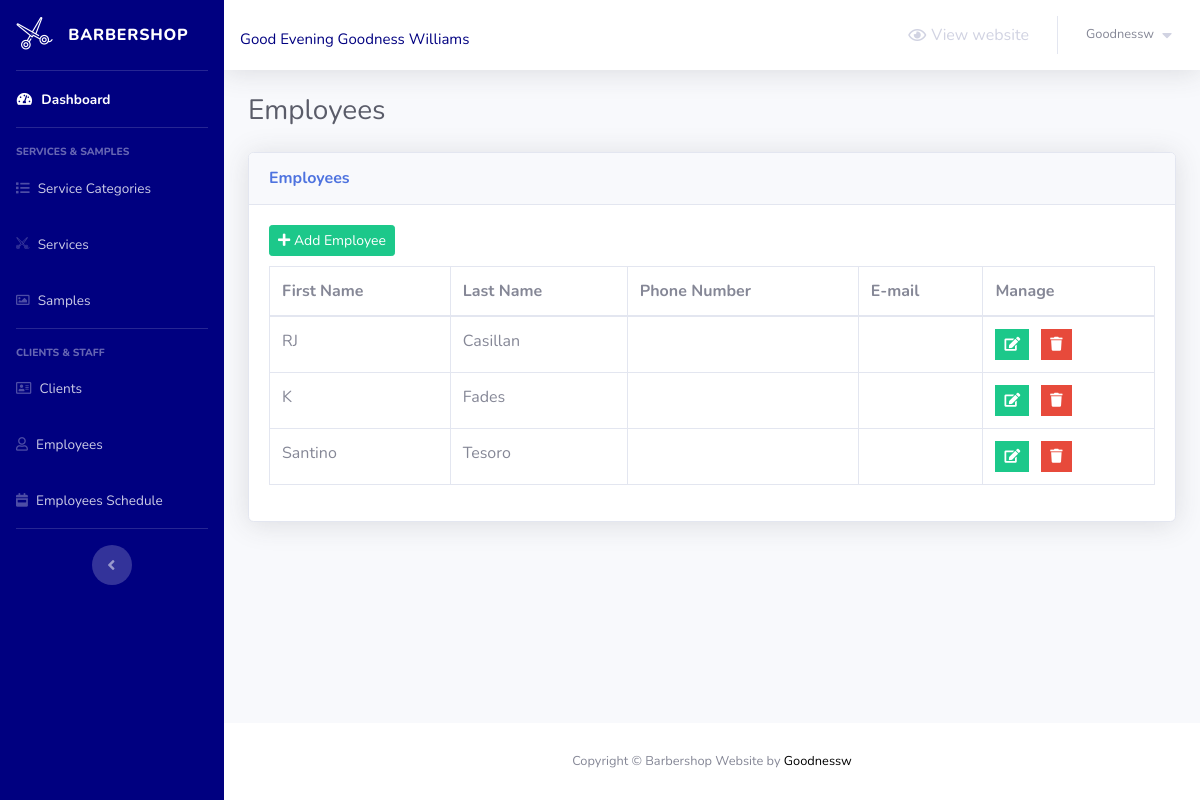
Screenshot of /barber-admin/employees.php (signed in) with the database file from the repository.
### tables this page shows
CREATE TABLE `barber_admin` (
  `admin_id` int(5) NOT NULL,
  `username` varchar(50) NOT NULL,
  `email` varchar(50) NOT NULL,
  `full_name` varchar(50) NOT NULL,
  `password` varchar(255) NOT NULL
);

CREATE TABLE `employees` (
  `employee_id` int(2) NOT NULL,
  `first_name` varchar(20) NOT NULL,
  `last_name` varchar(20) NOT NULL,
  `phone_number` varchar(30) NOT NULL,
  `email` varchar(50) NOT NULL
);

### barber-admin/employees.php (the view, shortened to what this page needs)
<?php
    include 'connect.php';
    include 'Includes/templates/header.php';
    if(isset($_SESSION['username_barbershop_Xw211qAAsq4']) && isset($_SESSION['password_barbershop_Xw211qAAsq4']))
    {
?>
        <div class="container-fluid">
            <div class="d-sm-flex align-items-center justify-content-between mb-4">
                <h1 class="h3 mb-0 text-gray-800">Employees</h1>
            </div>
            <?php
                $do = '';
                if(isset($_GET['do']) && in_array($_GET['do'], array('Add','Edit')))
                {
                    $do = htmlspecialchars($_GET['do']);
                }
                else
                {
                    $do = 'Manage';
                }
                if($do == 'Manage')
                {
                    $stmt = $con->prepare("SELECT * FROM employees");
                    $stmt->execute();
                    $rows_employees = $stmt->fetchAll();
                    ?>
                        <div class="card shadow mb-4">
                            <div class="card-header py-3">
                                <h6 class="m-0 font-weight-bold text-primary">Employees</h6>
                            </div>
                            <div class="card-body">
                                <a href="employees.php?do=Add" class="btn btn-success btn-sm" style="margin-bottom: 10px;">
                                    <i class="fa fa-plus"></i>
                                    Add Employee
                                </a>
                                <div class="table-responsive">
                                    <table class="table table-bordered">
                                        <thead>
                                            <tr>
                                                <th scope="col">First Name</th>
                                                <th scope="col">Last Name</th>
                                                <th scope="col">Phone Number</th>
                                                <th scope="col">E-mail</th>
                                                <th scope="col">Manage</th>
                                            </tr>
                                        </thead>
                                        <tbody>
                                            <?php
                                                foreach($rows_employees as $employee)
                                                {
                                                    echo "<tr>";
                                                        echo "<td>";
                                                            echo $employee['first_name'];
                                                        echo "</td>";
                                                        echo "<td>";
                                                            echo $employee['last_name'];
                                                        echo "</td>";
                                                        echo "<td>";
                                                        echo "</td>";
                                                        echo "<td>";
                                                        echo "</td>";
                                                        echo "<td>";
                                                            $delete_data = "delete_employee_".$employee["employee_id"];
                                                    ?>
                                                        <ul class="list-inline m-0">
                                                            <li class="list-inline-item" data-toggle="tooltip" title="Edit">
                                                                <button class="btn btn-success btn-sm rounded-0">
                                                                    <a href="employees.php?do=Edit&employee_id=<?php echo $employee['employee_id']; ?>" style="color: white;">
                                                                        <i class="fa fa-edit"></i>
                                                                    </a>
                                                                </button>
                                                            </li>
                                                            <li class="list-inline-item" data-toggle="tooltip" title="Delete">
                                                                <button class="btn btn-danger btn-sm rounded-0" type="button" data-toggle="modal" data-target="#<?php echo $delete_data; ?>" data-placement="top"><i class="fa fa-trash"></i></button>
                                                            </li>
                                                        </ul>
                                                    <?php
                                                    echo "</td>";
                                                    echo "</tr>";
                                                }
                                            ?>
                                        </tbody>
                                    </table>
                                </div>
                            </div>
                        </div>
                    <?php
                }
            ?>
        </div>
<?php
        include 'Includes/templates/footer.php';
    }
    else
    {
        header('Location: login.php');
        exit();
    }
?>

### barber-admin/Includes/templates/header.php (shortened to what this page needs)
<!DOCTYPE html>
<html lang="en">
	<head>
  		<link href="Design/fonts/css/all.min.css" rel="stylesheet" type="text/css">
  		<link href="Design/css/sb-admin-2.min.css" rel="stylesheet">
  		<link href="Design/css/main.css" rel="stylesheet">
  		<link rel="stylesheet" type="text/css" href="Design/fonts/css/all.min.css">
  		<link rel="stylesheet" type="text/css" href="Design/css/barber-icons.css">
	</head>
	<body id="page-top">
  		<div id="wrapper">
			<ul class="navbar-nav bg-gradient-primary sidebar sidebar-dark accordion" id="accordionSidebar">
		  		<a class="sidebar-brand d-flex align-items-center justify-content-center" href="" >
					<div class="sidebar-brand-icon rotate-n-15">
			  			<i class="bs bs-scissors-1"></i>
					</div>
					<div class="sidebar-brand-text mx-3">Barbershop</div>
		  		</a>
		  		<hr class="sidebar-divider my-0">
			  	<li class="nav-item active">
					<a class="nav-link" href="index.php">
				  		<i class="fas fa-fw fa-tachometer-alt"></i>
				  		<span>Dashboard</span>
				  	</a>
			  	</li>
	  			<hr class="sidebar-divider">
	  			<div class="sidebar-heading">
					SERVICES & SAMPLES
	  			</div>
	  			<li class="nav-item">
					<a class="nav-link" href="service-categories.php">
		  				<i class="fas fa-list"></i>
		  				<span>Service Categories</span>
		  			</a>
	  			</li>
	  			<li class="nav-item">
					<a class="nav-link" href="services.php">
		  				<i class="bs bs-scissors-1"></i>
		  				<span>Services</span>
		  			</a>
	  			</li>
	  			<li class="nav-item">
					<a class="nav-link" href="#">
		  				<i class="far fa-image"></i>
		  				<span>Samples</span>
		  			</a>
	  			</li>
	  			<hr class="sidebar-divider">
	  			<div class="sidebar-heading">
					CLIENTS & STAFF
	  			</div>
	  			<li class="nav-item">
					<a class="nav-link" href="clients.php">
		  				<i class="far fa-address-card"></i>
		  				<span>Clients</span>
		  			</a>
	  			</li>
	  			<li class="nav-item">
					<a class="nav-link" href="employees.php">
		  				<i class="far fa-user"></i>
		  				<span>Employees</span>
		  			</a>
	  			</li>
	  			<li class="nav-item">
					<a class="nav-link" href="employees-schedule.php">
		  				<i class="fas fa-calendar-week icon-ver"></i>
		  				<span>Employees Schedule</span>
		  			</a>
	  			</li>
	  			<hr class="sidebar-divider d-none d-md-block">
	  			<div class="text-center d-none d-md-inline">
					<button class="rounded-circle border-0" id="sidebarToggle"></button>
	  			</div>
			</ul>
			<div id="content-wrapper" class="d-flex flex-column">
			  	<div id="content">
					<?php  $id = $_SESSION['admin_id_barbershop_Xw211qAAsq4'];
    $sql = $con->prepare("SELECT * FROM `barber_admin` WHERE `admin_id`= '$id' ");
    $sql->execute();
    $fetch = $sql->fetch();
    $t=date("H");
    if ($t<"10") {
    $greeting =  "Good Morning";
}
    elseif ($t<"15") {
    $greeting = "Good Day";
}
    else {
    $greeting = "Good Evening";
} ?>
					<nav class="navbar navbar-expand navbar-light bg-white topbar mb-4 static-top shadow">
						  <center><h4 class="welcomemssg"><?php echo "$greeting ". $fetch['full_name']?></h4></center>
					  	<ul class="navbar-nav ml-auto">
							<li class="nav-item">
		              			<a class="nav-link" href="../" target="_blank">
		              				<i class="far fa-eye"></i>
		                			<span style="margin-left: 5px;">View website</span>
		              			</a>
		          			</li>
							<li class="nav-item dropdown no-arrow">
					  			<a class="nav-link dropdown-toggle" href="#" id="userDropdown" role="button" data-toggle="dropdown" aria-haspopup="true" aria-expanded="false">
									<span class="mr-2 d-none d-lg-inline text-gray-600 small">
										<?php echo $_SESSION['username_barbershop_Xw211qAAsq4']; ?>
									</span>
									<i class="fas fa-caret-down"></i>
								</a>
							</li>
				  		</ul>
					</nav>

### barber-admin/Includes/templates/header.php (style rules this page uses)
.welcomemssg { color: navy; margin-top: 15px; font-size: 15px !important; }
.bg-gradient-primary { background:navy !important; }

### rows the page displays
barber_admin: full_name "Goodness Williams"
employees: first_name "RJ", last_name "Casillan"
employees: first_name "K", last_name "Fades"
employees: first_name "Santino", last_name "Tesoro"

### other values shown
$greeting "Good Evening"
$_SESSION['username_barbershop_Xw211qAAsq4'] "Goodnessw"
